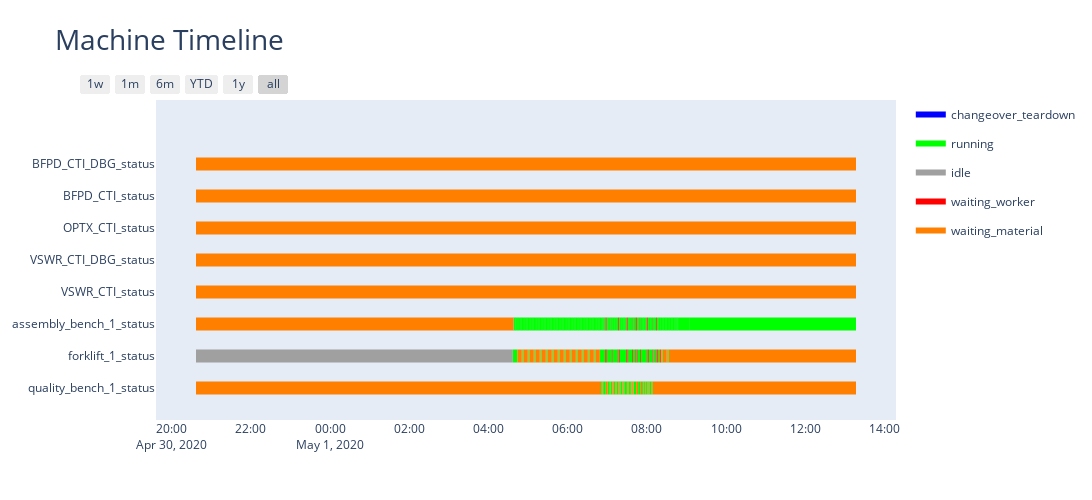
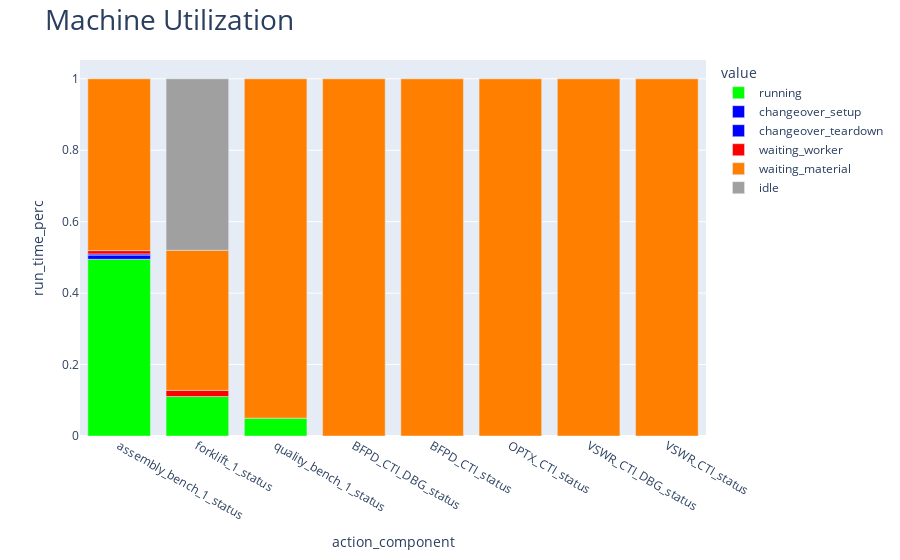
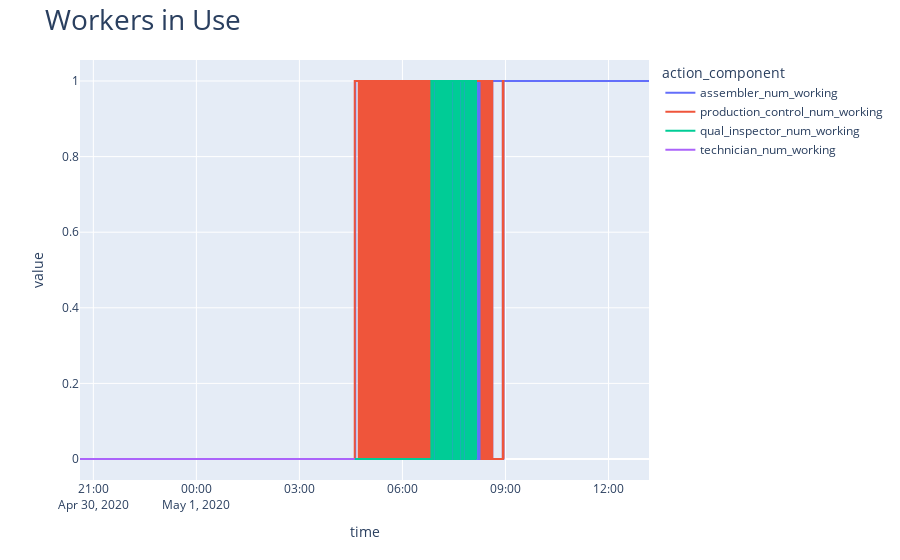
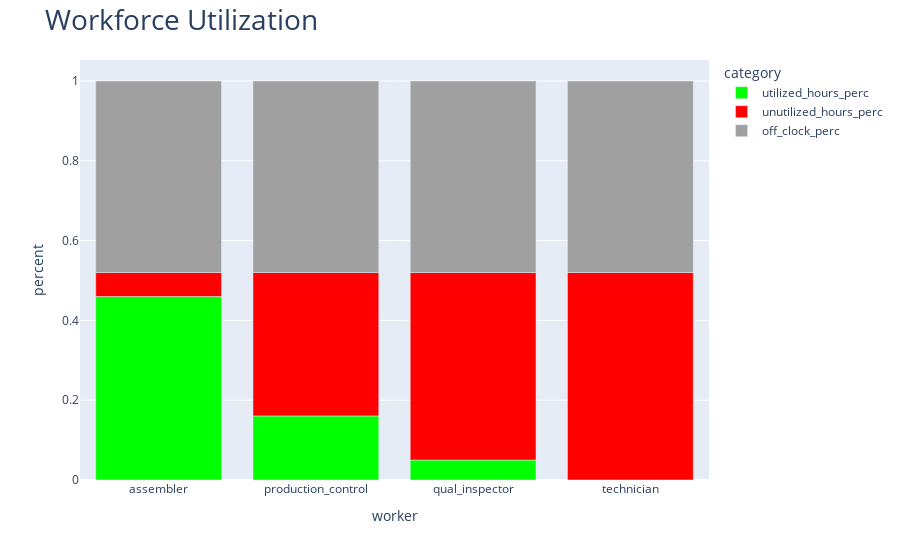

Here is the notebook cell these charts were saved with, in order:
### Code cell
#Salabim plus output

import output_viewer

filepath = 'data/output_'+now+'.txt'
trace_df = output_viewer.get_trace_df(filepath)
state_df = output_viewer.get_state_df(filepath)

duration = datetime.timedelta(minutes=1000)
start_time = datetime.datetime.now()

machine_list = ['VSWR_CTI',
               'VSWR_CTI_DBG',
               'OPTX_CTI',
               'BFPD_CTI',
               'BFPD_CTI_DBG',
               'assembly_bench_1',
               'quality_bench_1',
                'forklift_1']

worker_list = ['assembler',
               'technician',
               'production_control',
               'qual_inspector']

worker_cap_dict = {'assembler':1,
               'technician':1,
               'production_control':1,
               'qual_inspector':1 }


machine_df = output_viewer.get_machine_state_df(state_df, start_time, duration, machine_list)
worker_df = output_viewer.get_worker_state_df(state_df, start_time, duration, worker_list)
entity_df = output_viewer.get_entity_state_df(state_df, start_time, duration)

output_viewer.plot_machine_timeline(machine_df)
output_viewer.plot_machine_utilization(machine_df, duration)



output_viewer.plot_worker_in_use_timeline(worker_df, worker_list)
output_viewer.plot_worker_utilization(worker_df, worker_cap_dict)


output_viewer.plot_entity_timeline(entity_df, height=800)

### Figure 1 — Plotly figure (JSON) as saved in the notebook; plotly's stock layout.template omitted (floating-point values rounded to 4 significant figures; data arrays with more than 128 entries replaced by an {"elided": "..."} marker saying what was removed)
{"data": [{"fill": "toself", "fillcolor": "rgb(0, 0, 255)", "hoverinfo": "name", "legendgroup": "rgb(0, 0, 255)", "mode": "none", "name": "changeover_teardown", "type": "scatter", "x": {"elided": "899 str values"}, "y": {"elided": "899 float values"}}, {"fill": "toself", "fillcolor": "rgb(0, 255, 0)", "hoverinfo": "name", "legendgroup": "rgb(0, 255, 0)", "mode": "none", "name": "running", "type": "scatter", "x": {"elided": "2049 str values"}, "y": {"elided": "2049 float values"}}, {"fill": "toself", "fillcolor": "rgb(160, 160, 160)", "hoverinfo": "name", "legendgroup": "rgb(160, 160, 160)", "mode": "none", "name": "idle", "type": "scatter", "x": ["2020-04-30T20:36:41.435109", "2020-05-01T04:36:41.435109", "2020-05-01T04:36:41.435109", "2020-04-30T20:36:41.435109"], "y": [0.8, 0.8, 1.2, 1.2]}, {"fill": "toself", "fillcolor": "rgb(255, 0, 0)", "hoverinfo": "name", "legendgroup": "rgb(255, 0, 0)", "mode": "none", "name": "waiting_worker", "type": "scatter", "x": {"elided": "164 str values"}, "y": {"elided": "164 float values"}}, {"fill": "toself", "fillcolor": "rgb(255, 128, 0)", "hoverinfo": "name", "legendgroup": "rgb(255, 128, 0)", "mode": "none", "name": "waiting_material", "type": "scatter", "x": {"elided": "304 str values"}, "y": {"elided": "304 float values"}}, {"legendgroup": "rgb(0, 0, 255)", "marker": {"color": "rgb(0, 0, 255)", "opacity": 0, "size": 1}, "mode": "markers", "name": "", "showlegend": false, "text": {"elided": "360 null values"}, "type": "scatter", "x": {"elided": "360 str values"}, "y": {"elided": "360 int values"}}, {"legendgroup": "rgb(0, 255, 0)", "marker": {"color": "rgb(0, 255, 0)", "opacity": 0, "size": 1}, "mode": "markers", "name": "", "showlegend": false, "text": {"elided": "820 null values"}, "type": "scatter", "x": {"elided": "820 str values"}, "y": {"elided": "820 int values"}}, {"legendgroup": "rgb(160, 160, 160)", "marker": {"color": "rgb(160, 160, 160)", "opacity": 0, "size": 1}, "mode": "markers", "name": "", "showlegend": false, "text": [null, null], "type": "scatter", "x": ["2020-04-30T20:36:41.435109", "2020-05-01T04:36:41.435109"], "y": [1, 1]}, {"legendgroup": "rgb(255, 0, 0)", "marker": {"color": "rgb(255, 0, 0)", "opacity": 0, "size": 1}, "mode": "markers", "name": "", "showlegend": false, "text": [null, null, null, null, null, null, null, null, null, null, null, null, null, null, null, null, null, null, null, null, null, null, null, null, null, null, null, null, null, null, null, null, null, null, null, null, null, null, null, null, null, null, null, null, null, null, null, null, null, null, null, null, null, null, null, null, null, null, null, null, null, null, null, null, null, null], "type": "scatter", "x": ["2020-05-01T06:56:13.835109", "2020-05-01T06:56:36.035109", "2020-05-01T06:57:36.035109", "2020-05-01T06:58:36.035109", "2020-05-01T07:06:26.435109", "2020-05-01T07:06:36.035109", "2020-05-01T07:15:24.635109", "2020-05-01T07:15:36.035109", "2020-05-01T07:16:36.035109", "2020-05-01T07:17:36.035109", "2020-05-01T07:28:16.835109", "2020-05-01T07:28:36.035109", "2020-05-01T07:29:36.035109", "2020-05-01T07:30:36.035109", "2020-05-01T07:37:12.035109", "2020-05-01T07:37:36.035109", "2020-05-01T07:42:09.035109", "2020-05-01T07:42:36.035109", "2020-05-01T07:43:36.035109", "2020-05-01T07:44:36.035109", "2020-05-01T07:49:09.035109", "2020-05-01T07:49:36.035109", "2020-05-01T07:59:12.035109", "2020-05-01T07:59:36.035109", "2020-05-01T08:00:36.035109", "2020-05-01T08:01:36.035109", "2020-05-01T08:08:12.035109", "2020-05-01T08:08:36.035109", "2020-05-01T08:13:09.035109", "2020-05-01T08:13:12.035109", "2020-05-01T08:14:12.035109", "2020-05-01T08:15:12.035109", "2020-05-01T06:56:36.035109", "2020-05-01T06:57:36.035109", "2020-05-01T06:58:36.035109", "2020-05-01T06:59:36.035109", "2020-05-01T07:06:36.035109", "2020-05-01T07:07:36.035109", "2020-05-01T07:15:36.035109", "2020-05-01T07:16:36.035109", "2020-05-01T07:17:36.035109", "2020-05-01T07:18:36.035109", "2020-05-01T07:28:36.035109", "2020-05-01T07:29:36.035109", "2020-05-01T07:30:36.035109", "2020-05-01T07:31:36.035109", "2020-05-01T07:37:36.035109", "2020-05-01T07:38:36.035109", "2020-05-01T07:42:36.035109", "2020-05-01T07:43:36.035109", "2020-05-01T07:44:36.035109", "2020-05-01T07:45:36.035109", "2020-05-01T07:49:36.035109", "2020-05-01T07:50:36.035109", "2020-05-01T07:59:36.035109", "2020-05-01T08:00:36.035109", "2020-05-01T08:01:36.035109", "2020-05-01T08:02:36.035109", "2020-05-01T08:08:36.035109", "2020-05-01T08:09:36.035109", "2020-05-01T08:13:12.035109", "2020-05-01T08:14:12.035109", "2020-05-01T08:15:12.035109", "2020-05-01T08:16:12.035109", "2020-05-01T08:19:45.035109", "2020-05-01T08:20:45.035109"], "y": [2, 2, 2, 2, 2, 2, 2, 2, 2, 2, 2, 2, 2, 2, 2, 2, 2, 2, 2, 2, 2, 2, 2, 2, 2, 2, 2, 2, 2, 2, 2, 2, 1, 1, 1, 1, 1, 1, 1, 1, 1, 1, 1, 1, 1, 1, 1, 1, 1, 1, 1, 1, 1, 1, 1, 1, 1, 1, 1, 1, 1, 1, 1, 1, 1, 1]}, {"legendgroup": "rgb(255, 128, 0)", "marker": {"color": "rgb(255, 128, 0)", "opacity": 0, "size": 1}, "mode": "markers", "name": "", "showlegend": false, "text": [null, null, null, null, null, null, null, null, null, null, null, null, null, null, null, null, null, null, null, null, null, null, null, null, null, null, null, null, null, null, null, null, null, null, null, null, null, null, null, null, null, null, null, null, null, null, null, null, null, null, null, null, null, null, null, null, null, null, null, null, null, null, null, null, null, null, null, null, null, null, null, null, null, null, null, null, null, null, null, null, null, null, null, null, null, null, null, null, null, null, null, null, null, null, null, null, null, null, null, null, null, null, null, null, null, null, null, null, null, null, null, null, null, null, null, null, null, null, null, null, null, null], "type": "scatter", "x": ["2020-04-30T20:36:41.435109", "2020-05-01T13:16:41.435109", "2020-04-30T20:36:41.435109", "2020-05-01T13:16:41.435109", "2020-04-30T20:36:41.435109", "2020-05-01T13:16:41.435109", "2020-04-30T20:36:41.435109", "2020-05-01T13:16:41.435109", "2020-04-30T20:36:41.435109", "2020-05-01T13:16:41.435109", "2020-04-30T20:36:41.435109", "2020-05-01T04:37:41.435109", "2020-05-01T04:43:41.435109", "2020-05-01T04:50:18.035109", "2020-05-01T04:51:18.035109", "2020-05-01T04:52:21.035109", "2020-05-01T04:53:21.035109", "2020-05-01T04:59:24.035109", "2020-05-01T05:00:24.035109", "2020-05-01T05:01:27.035109", "2020-05-01T05:02:27.035109", "2020-05-01T05:08:30.035109", "2020-05-01T05:09:30.035109", "2020-05-01T05:10:33.035109", "2020-05-01T05:11:33.035109", "2020-05-01T05:17:36.035109", "2020-05-01T05:18:36.035109", "2020-05-01T05:19:39.035109", "2020-05-01T05:20:39.035109", "2020-05-01T05:26:42.035109", "2020-05-01T05:27:42.035109", "2020-05-01T05:28:45.035109", "2020-05-01T05:29:45.035109", "2020-05-01T05:35:48.035109", "2020-05-01T05:36:48.035109", "2020-05-01T05:37:51.035109", "2020-05-01T05:38:51.035109", "2020-05-01T05:44:54.035109", "2020-05-01T05:45:54.035109", "2020-05-01T05:46:57.035109", "2020-05-01T05:47:57.035109", "2020-05-01T05:54:00.035109", "2020-05-01T05:55:00.035109", "2020-05-01T05:56:03.035109", "2020-05-01T05:57:03.035109", "2020-05-01T06:03:06.035109", "2020-05-01T06:04:06.035109", "2020-05-01T06:05:09.035109", "2020-05-01T06:06:09.035109", "2020-05-01T06:12:12.035109", "2020-05-01T06:13:12.035109", "2020-05-01T06:14:15.035109", "2020-05-01T06:15:15.035109", "2020-05-01T06:21:18.035109", "2020-05-01T06:22:18.035109", "2020-05-01T06:23:21.035109", "2020-05-01T06:24:21.035109", "2020-05-01T06:30:24.035109", "2020-05-01T06:31:24.035109", "2020-05-01T06:32:27.035109", "2020-05-01T06:33:27.035109", "2020-05-01T06:39:30.035109", "2020-05-01T06:40:30.035109", "2020-05-01T06:41:33.035109", "2020-05-01T06:42:33.035109", "2020-05-01T06:48:36.035109", "2020-05-01T08:18:12.035109", "2020-05-01T08:19:45.035109", "2020-05-01T08:21:45.035109", "2020-05-01T08:22:48.035109", "2020-05-01T08:23:48.035109", "2020-05-01T08:29:51.035109", "2020-05-01T08:30:51.035109", "2020-05-01T08:31:54.035109", "2020-05-01T08:32:54.035109", "2020-05-01T13:16:41.435109", "2020-04-30T20:36:41.435109", "2020-05-01T06:50:36.035109", "2020-05-01T06:52:36.035109", "2020-05-01T06:53:36.035109", "2020-05-01T06:57:36.035109", "2020-05-01T07:00:36.035109", "2020-05-01T07:03:36.035109", "2020-05-01T07:04:36.035109", "2020-05-01T07:07:36.035109", "2020-05-01T07:09:36.035109", "2020-05-01T07:11:36.035109", "2020-05-01T07:12:36.035109", "2020-05-01T07:13:36.035109", "2020-05-01T07:14:36.035109", "2020-05-01T07:16:36.035109", "2020-05-01T07:17:36.035109", "2020-05-01T07:18:36.035109", "2020-05-01T07:19:36.035109", "2020-05-01T07:22:36.035109", "2020-05-01T07:23:36.035109", "2020-05-01T07:24:36.035109", "2020-05-01T07:25:36.035109", "2020-05-01T07:29:36.035109", "2020-05-01T07:30:36.035109", "2020-05-01T07:31:36.035109", "2020-05-01T07:32:36.035109", "2020-05-01T07:35:36.035109", "2020-05-01T07:36:36.035109", "2020-05-01T07:37:36.035109", "2020-05-01T07:39:36.035109", "2020-05-01T07:43:36.035109", "2020-05-01T07:46:36.035109", "2020-05-01T07:50:36.035109", "2020-05-01T07:52:36.035109", "2020-05-01T07:54:36.035109", "2020-05-01T07:55:36.035109", "2020-05-01T07:57:36.035109", "2020-05-01T07:58:36.035109", "2020-05-01T08:00:36.035109", "2020-05-01T08:01:36.035109", "2020-05-01T08:02:36.035109", "2020-05-01T08:03:36.035109", "2020-05-01T08:06:36.035109", "2020-05-01T08:07:36.035109", "2020-05-01T08:08:36.035109", "2020-05-01T13:16:41.435109"], "y": [7, 7, 6, 6, 5, 5, 4, 4, 3, 3, 2, 2, 1, 1, 1, 1, 1, 1, 1, 1, 1, 1, 1, 1, 1, 1, 1, 1, 1, 1, 1, 1, 1, 1, 1, 1, 1, 1, 1, 1, 1, 1, 1, 1, 1, 1, 1, 1, 1, 1, 1, 1, 1, 1, 1, 1, 1, 1, 1, 1, 1, 1, 1, 1, 1, 1, 1, 1, 1, 1, 1, 1, 1, 1, 1, 1, 0, 0, 0, 0, 0, 0, 0, 0, 0, 0, 0, 0, 0, 0, 0, 0, 0, 0, 0, 0, 0, 0, 0, 0, 0, 0, 0, 0, 0, 0, 0, 0, 0, 0, 0, 0, 0, 0, 0, 0, 0, 0, 0, 0, 0, 0]}], "layout": {"height": 500, "hovermode": "closest", "showlegend": true, "title": {"font": {"size": 28}, "text": "Machine Timeline"}, "width": 1200, "xaxis": {"rangeselector": {"buttons": [{"count": 7, "label": "1w", "step": "day", "stepmode": "backward"}, {"count": 1, "label": "1m", "step": "month", "stepmode": "backward"}, {"count": 6, "label": "6m", "step": "month", "stepmode": "backward"}, {"count": 1, "label": "YTD", "step": "year", "stepmode": "todate"}, {"count": 1, "label": "1y", "step": "year", "stepmode": "backward"}, {"step": "all"}]}, "showgrid": false, "type": "date", "zeroline": false}, "yaxis": {"autorange": false, "range": [-1, 9], "showgrid": false, "ticktext": ["quality_bench_1_status", "forklift_1_status", "assembly_bench_1_status", "VSWR_CTI_status", "VSWR_CTI_DBG_status", "OPTX_CTI_status", "BFPD_CTI_status", "BFPD_CTI_DBG_status"], "tickvals": [0, 1, 2, 3, 4, 5, 6, 7], "zeroline": false}}}

### Figure 2 — Plotly figure (JSON) as saved in the notebook; plotly's stock layout.template omitted (floating-point values rounded to 4 significant figures)
{"data": [{"alignmentgroup": "True", "hovertemplate": "value=running<br>action_component=%{x}<br>run_time_perc=%{y}<extra></extra>", "legendgroup": "running", "marker": {"color": "rgb(0, 255, 0)"}, "name": "running", "offsetgroup": "running", "orientation": "v", "showlegend": true, "textposition": "auto", "type": "bar", "x": ["assembly_bench_1_status", "forklift_1_status", "quality_bench_1_status"], "xaxis": "x", "y": [0.4947, 0.1106, 0.05], "yaxis": "y"}, {"alignmentgroup": "True", "hovertemplate": "value=changeover_setup<br>action_component=%{x}<br>run_time_perc=%{y}<extra></extra>", "legendgroup": "changeover_setup", "marker": {"color": "rgb(0, 0, 255)"}, "name": "changeover_setup", "offsetgroup": "changeover_setup", "orientation": "v", "showlegend": true, "textposition": "auto", "type": "bar", "x": ["assembly_bench_1_status"], "xaxis": "x", "y": [0.0117], "yaxis": "y"}, {"alignmentgroup": "True", "hovertemplate": "value=changeover_teardown<br>action_component=%{x}<br>run_time_perc=%{y}<extra></extra>", "legendgroup": "changeover_teardown", "marker": {"color": "rgb(0, 0, 255)"}, "name": "changeover_teardown", "offsetgroup": "changeover_teardown", "orientation": "v", "showlegend": true, "textposition": "auto", "type": "bar", "x": ["assembly_bench_1_status"], "xaxis": "x", "y": [0.0034], "yaxis": "y"}, {"alignmentgroup": "True", "hovertemplate": "value=waiting_worker<br>action_component=%{x}<br>run_time_perc=%{y}<extra></extra>", "legendgroup": "waiting_worker", "marker": {"color": "rgb(255, 0, 0)"}, "name": "waiting_worker", "offsetgroup": "waiting_worker", "orientation": "v", "showlegend": true, "textposition": "auto", "type": "bar", "x": ["assembly_bench_1_status", "forklift_1_status"], "xaxis": "x", "y": [0.00919, 0.017], "yaxis": "y"}, {"alignmentgroup": "True", "hovertemplate": "value=waiting_material<br>action_component=%{x}<br>run_time_perc=%{y}<extra></extra>", "legendgroup": "waiting_material", "marker": {"color": "rgb(255, 128, 0)"}, "name": "waiting_material", "offsetgroup": "waiting_material", "orientation": "v", "showlegend": true, "textposition": "auto", "type": "bar", "x": ["BFPD_CTI_DBG_status", "BFPD_CTI_status", "OPTX_CTI_status", "VSWR_CTI_DBG_status", "VSWR_CTI_status", "assembly_bench_1_status", "forklift_1_status", "quality_bench_1_status"], "xaxis": "x", "y": [1.0, 1.0, 1.0, 1.0, 1.0, 0.481, 0.3924, 0.95], "yaxis": "y"}, {"alignmentgroup": "True", "hovertemplate": "value=idle<br>action_component=%{x}<br>run_time_perc=%{y}<extra></extra>", "legendgroup": "idle", "marker": {"color": "rgb(160, 160, 160)"}, "name": "idle", "offsetgroup": "idle", "orientation": "v", "showlegend": true, "textposition": "auto", "type": "bar", "x": ["forklift_1_status"], "xaxis": "x", "y": [0.48], "yaxis": "y"}], "layout": {"barmode": "relative", "legend": {"title": {"text": "value"}, "tracegroupgap": 0}, "margin": {"t": 60}, "title": {"font": {"size": 28}, "text": "Machine Utilization"}, "xaxis": {"anchor": "y", "domain": [0, 1], "title": {"text": "action_component"}}, "yaxis": {"anchor": "x", "domain": [0, 1], "title": {"text": "run_time_perc"}}}}

### Figure 3 — Plotly figure (JSON) as saved in the notebook; plotly's stock layout.template omitted (floating-point values rounded to 4 significant figures; data arrays with more than 128 entries replaced by an {"elided": "..."} marker saying what was removed)
{"data": [{"hovertemplate": "action_component=assembler_num_working<br>time=%{x}<br>value=%{y}<extra></extra>", "legendgroup": "assembler_num_working", "line": {"color": "#636efa", "dash": "solid", "shape": "hv"}, "mode": "lines", "name": "assembler_num_working", "showlegend": true, "type": "scatter", "x": {"elided": "180 str values"}, "xaxis": "x", "y": {"elided": "180 str values"}, "yaxis": "y"}, {"hovertemplate": "action_component=production_control_num_working<br>time=%{x}<br>value=%{y}<extra></extra>", "legendgroup": "production_control_num_working", "line": {"color": "#EF553B", "dash": "solid", "shape": "hv"}, "mode": "lines", "name": "production_control_num_working", "showlegend": true, "type": "scatter", "x": {"elided": "260 str values"}, "xaxis": "x", "y": {"elided": "260 str values"}, "yaxis": "y"}, {"hovertemplate": "action_component=qual_inspector_num_working<br>time=%{x}<br>value=%{y}<extra></extra>", "legendgroup": "qual_inspector_num_working", "line": {"color": "#00cc96", "dash": "solid", "shape": "hv"}, "mode": "lines", "name": "qual_inspector_num_working", "showlegend": true, "type": "scatter", "x": ["2020-04-30T20:36:41.435109", "2020-05-01T04:36:41.435109", "2020-05-01T06:50:36.035109", "2020-05-01T06:51:36.035109", "2020-05-01T06:52:36.035109", "2020-05-01T06:53:36.035109", "2020-05-01T06:54:36.035109", "2020-05-01T06:55:36.035109", "2020-05-01T06:56:36.035109", "2020-05-01T06:57:36.035109", "2020-05-01T07:00:36.035109", "2020-05-01T07:01:36.035109", "2020-05-01T07:02:36.035109", "2020-05-01T07:03:36.035109", "2020-05-01T07:04:36.035109", "2020-05-01T07:05:36.035109", "2020-05-01T07:06:36.035109", "2020-05-01T07:07:36.035109", "2020-05-01T07:09:36.035109", "2020-05-01T07:10:36.035109", "2020-05-01T07:11:36.035109", "2020-05-01T07:12:36.035109", "2020-05-01T07:13:36.035109", "2020-05-01T07:14:36.035109", "2020-05-01T07:15:36.035109", "2020-05-01T07:16:36.035109", "2020-05-01T07:17:36.035109", "2020-05-01T07:18:36.035109", "2020-05-01T07:19:36.035109", "2020-05-01T07:20:36.035109", "2020-05-01T07:21:36.035109", "2020-05-01T07:22:36.035109", "2020-05-01T07:23:36.035109", "2020-05-01T07:24:36.035109", "2020-05-01T07:25:36.035109", "2020-05-01T07:26:36.035109", "2020-05-01T07:27:36.035109", "2020-05-01T07:28:36.035109", "2020-05-01T07:29:36.035109", "2020-05-01T07:30:36.035109", "2020-05-01T07:31:36.035109", "2020-05-01T07:32:36.035109", "2020-05-01T07:33:36.035109", "2020-05-01T07:34:36.035109", "2020-05-01T07:35:36.035109", "2020-05-01T07:36:36.035109", "2020-05-01T07:37:36.035109", "2020-05-01T07:39:36.035109", "2020-05-01T07:40:36.035109", "2020-05-01T07:41:36.035109", "2020-05-01T07:42:36.035109", "2020-05-01T07:43:36.035109", "2020-05-01T07:46:36.035109", "2020-05-01T07:47:36.035109", "2020-05-01T07:48:36.035109", "2020-05-01T07:49:36.035109", "2020-05-01T07:50:36.035109", "2020-05-01T07:52:36.035109", "2020-05-01T07:53:36.035109", "2020-05-01T07:54:36.035109", "2020-05-01T07:55:36.035109", "2020-05-01T07:56:36.035109", "2020-05-01T07:57:36.035109", "2020-05-01T07:58:36.035109", "2020-05-01T07:59:36.035109", "2020-05-01T08:00:36.035109", "2020-05-01T08:01:36.035109", "2020-05-01T08:02:36.035109", "2020-05-01T08:03:36.035109", "2020-05-01T08:04:36.035109", "2020-05-01T08:05:36.035109", "2020-05-01T08:06:36.035109", "2020-05-01T08:07:36.035109", "2020-05-01T08:08:36.035109"], "xaxis": "x", "y": ["0", "0", "1", "1", "0", "1", "1", "1", "1", "0", "1", "1", "1", "0", "1", "1", "1", "0", "1", "1", "0", "1", "0", "1", "1", "0", "1", "0", "1", "1", "1", "0", "1", "0", "1", "1", "1", "1", "0", "1", "0", "1", "1", "1", "0", "1", "0", "1", "1", "1", "1", "0", "1", "1", "1", "1", "0", "1", "1", "0", "1", "1", "0", "1", "1", "0", "1", "0", "1", "1", "1", "0", "1", "0"], "yaxis": "y"}, {"hovertemplate": "action_component=technician_num_working<br>time=%{x}<br>value=%{y}<extra></extra>", "legendgroup": "technician_num_working", "line": {"color": "#ab63fa", "dash": "solid", "shape": "hv"}, "mode": "lines", "name": "technician_num_working", "showlegend": true, "type": "scatter", "x": ["2020-04-30T20:36:41.435109", "2020-05-01T04:36:41.435109"], "xaxis": "x", "y": ["0", "0"], "yaxis": "y"}], "layout": {"legend": {"title": {"text": "action_component"}, "tracegroupgap": 0}, "margin": {"t": 60}, "title": {"font": {"size": 28}, "text": "Workers in Use"}, "xaxis": {"anchor": "y", "domain": [0, 1], "title": {"text": "time"}}, "yaxis": {"anchor": "x", "domain": [0, 1], "title": {"text": "value"}}}}

### Figure 4 — Plotly figure (JSON) as saved in the notebook; plotly's stock layout.template omitted (floating-point values rounded to 4 significant figures)
{"data": [{"alignmentgroup": "True", "hovertemplate": "category=utilized_hours_perc<br>worker=%{x}<br>percent=%{y}<extra></extra>", "legendgroup": "utilized_hours_perc", "marker": {"color": "rgb(0, 255, 0)"}, "name": "utilized_hours_perc", "offsetgroup": "utilized_hours_perc", "orientation": "v", "showlegend": true, "textposition": "auto", "type": "bar", "x": ["assembler", "production_control", "qual_inspector", "technician"], "xaxis": "x", "y": [0.4598, 0.1606, 0.05, 0], "yaxis": "y"}, {"alignmentgroup": "True", "hovertemplate": "category=unutilized_hours_perc<br>worker=%{x}<br>percent=%{y}<extra></extra>", "legendgroup": "unutilized_hours_perc", "marker": {"color": "rgb(255, 0, 0)"}, "name": "unutilized_hours_perc", "offsetgroup": "unutilized_hours_perc", "orientation": "v", "showlegend": true, "textposition": "auto", "type": "bar", "x": ["assembler", "production_control", "qual_inspector", "technician"], "xaxis": "x", "y": [0.06019, 0.3594, 0.47, 0.52], "yaxis": "y"}, {"alignmentgroup": "True", "hovertemplate": "category=off_clock_perc<br>worker=%{x}<br>percent=%{y}<extra></extra>", "legendgroup": "off_clock_perc", "marker": {"color": "rgb(160, 160, 160)"}, "name": "off_clock_perc", "offsetgroup": "off_clock_perc", "orientation": "v", "showlegend": true, "textposition": "auto", "type": "bar", "x": ["assembler", "production_control", "qual_inspector", "technician"], "xaxis": "x", "y": [0.48, 0.48, 0.48, 0.48], "yaxis": "y"}], "layout": {"barmode": "relative", "legend": {"title": {"text": "category"}, "tracegroupgap": 0}, "margin": {"t": 60}, "title": {"font": {"size": 28}, "text": "Workforce Utilization"}, "xaxis": {"anchor": "y", "domain": [0, 1], "title": {"text": "worker"}}, "yaxis": {"anchor": "x", "domain": [0, 1], "title": {"text": "percent"}}}}
